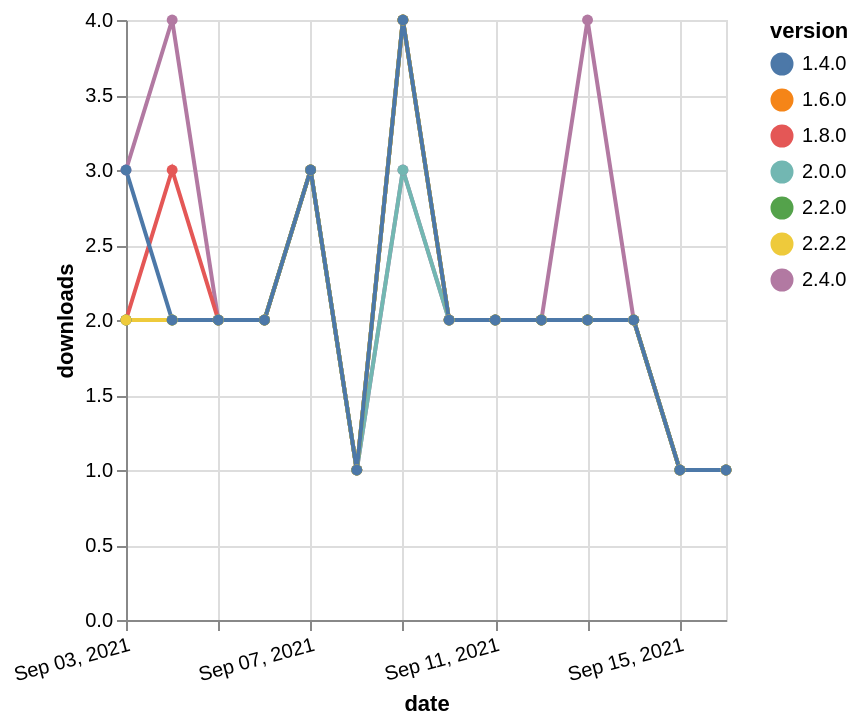

Source (Vega-Lite JSON):
### Vega-Lite specification from a JSON file in a GitHub repository (floating-point values rounded to 4 significant figures)
{"$schema": "https://vega.github.io/schema/vega-lite/v5.json", "description": "A simple bar chart with embedded data.", "data": {"values": [{"date": "2021-09-03", "total": 1629, "delta": 2, "version": "1.6.0"}, {"date": "2021-09-04", "total": 1631, "delta": 2, "version": "1.6.0"}, {"date": "2021-09-05", "total": 1633, "delta": 2, "version": "1.6.0"}, {"date": "2021-09-06", "total": 1635, "delta": 2, "version": "1.6.0"}, {"date": "2021-09-07", "total": 1638, "delta": 3, "version": "1.6.0"}, {"date": "2021-09-08", "total": 1639, "delta": 1, "version": "1.6.0"}, {"date": "2021-09-09", "total": 1643, "delta": 4, "version": "1.6.0"}, {"date": "2021-09-10", "total": 1645, "delta": 2, "version": "1.6.0"}, {"date": "2021-09-11", "total": 1647, "delta": 2, "version": "1.6.0"}, {"date": "2021-09-12", "total": 1649, "delta": 2, "version": "1.6.0"}, {"date": "2021-09-13", "total": 1651, "delta": 2, "version": "1.6.0"}, {"date": "2021-09-14", "total": 1653, "delta": 2, "version": "1.6.0"}, {"date": "2021-09-15", "total": 1654, "delta": 1, "version": "1.6.0"}, {"date": "2021-09-16", "total": 1655, "delta": 1, "version": "1.6.0"}, {"date": "2021-09-03", "total": 234, "delta": 3, "version": "2.4.0"}, {"date": "2021-09-04", "total": 238, "delta": 4, "version": "2.4.0"}, {"date": "2021-09-05", "total": 240, "delta": 2, "version": "2.4.0"}, {"date": "2021-09-06", "total": 242, "delta": 2, "version": "2.4.0"}, {"date": "2021-09-07", "total": 245, "delta": 3, "version": "2.4.0"}, {"date": "2021-09-08", "total": 246, "delta": 1, "version": "2.4.0"}, {"date": "2021-09-09", "total": 249, "delta": 3, "version": "2.4.0"}, {"date": "2021-09-10", "total": 251, "delta": 2, "version": "2.4.0"}, {"date": "2021-09-11", "total": 253, "delta": 2, "version": "2.4.0"}, {"date": "2021-09-12", "total": 255, "delta": 2, "version": "2.4.0"}, {"date": "2021-09-13", "total": 259, "delta": 4, "version": "2.4.0"}, {"date": "2021-09-14", "total": 261, "delta": 2, "version": "2.4.0"}, {"date": "2021-09-15", "total": 262, "delta": 1, "version": "2.4.0"}, {"date": "2021-09-16", "total": 263, "delta": 1, "version": "2.4.0"}, {"date": "2021-09-03", "total": 1482, "delta": 2, "version": "1.8.0"}, {"date": "2021-09-04", "total": 1485, "delta": 3, "version": "1.8.0"}, {"date": "2021-09-05", "total": 1487, "delta": 2, "version": "1.8.0"}, {"date": "2021-09-06", "total": 1489, "delta": 2, "version": "1.8.0"}, {"date": "2021-09-07", "total": 1492, "delta": 3, "version": "1.8.0"}, {"date": "2021-09-08", "total": 1493, "delta": 1, "version": "1.8.0"}, {"date": "2021-09-09", "total": 1497, "delta": 4, "version": "1.8.0"}, {"date": "2021-09-10", "total": 1499, "delta": 2, "version": "1.8.0"}, {"date": "2021-09-11", "total": 1501, "delta": 2, "version": "1.8.0"}, {"date": "2021-09-12", "total": 1503, "delta": 2, "version": "1.8.0"}, {"date": "2021-09-13", "total": 1505, "delta": 2, "version": "1.8.0"}, {"date": "2021-09-14", "total": 1507, "delta": 2, "version": "1.8.0"}, {"date": "2021-09-15", "total": 1508, "delta": 1, "version": "1.8.0"}, {"date": "2021-09-16", "total": 1509, "delta": 1, "version": "1.8.0"}, {"date": "2021-09-03", "total": 1024, "delta": 2, "version": "2.0.0"}, {"date": "2021-09-04", "total": 1026, "delta": 2, "version": "2.0.0"}, {"date": "2021-09-05", "total": 1028, "delta": 2, "version": "2.0.0"}, {"date": "2021-09-06", "total": 1030, "delta": 2, "version": "2.0.0"}, {"date": "2021-09-07", "total": 1033, "delta": 3, "version": "2.0.0"}, {"date": "2021-09-08", "total": 1034, "delta": 1, "version": "2.0.0"}, {"date": "2021-09-09", "total": 1037, "delta": 3, "version": "2.0.0"}, {"date": "2021-09-10", "total": 1039, "delta": 2, "version": "2.0.0"}, {"date": "2021-09-11", "total": 1041, "delta": 2, "version": "2.0.0"}, {"date": "2021-09-12", "total": 1043, "delta": 2, "version": "2.0.0"}, {"date": "2021-09-13", "total": 1045, "delta": 2, "version": "2.0.0"}, {"date": "2021-09-14", "total": 1047, "delta": 2, "version": "2.0.0"}, {"date": "2021-09-15", "total": 1048, "delta": 1, "version": "2.0.0"}, {"date": "2021-09-16", "total": 1049, "delta": 1, "version": "2.0.0"}, {"date": "2021-09-03", "total": 673, "delta": 2, "version": "2.2.0"}, {"date": "2021-09-04", "total": 675, "delta": 2, "version": "2.2.0"}, {"date": "2021-09-05", "total": 677, "delta": 2, "version": "2.2.0"}, {"date": "2021-09-06", "total": 679, "delta": 2, "version": "2.2.0"}, {"date": "2021-09-07", "total": 682, "delta": 3, "version": "2.2.0"}, {"date": "2021-09-08", "total": 683, "delta": 1, "version": "2.2.0"}, {"date": "2021-09-09", "total": 687, "delta": 4, "version": "2.2.0"}, {"date": "2021-09-10", "total": 689, "delta": 2, "version": "2.2.0"}, {"date": "2021-09-11", "total": 691, "delta": 2, "version": "2.2.0"}, {"date": "2021-09-12", "total": 693, "delta": 2, "version": "2.2.0"}, {"date": "2021-09-13", "total": 695, "delta": 2, "version": "2.2.0"}, {"date": "2021-09-14", "total": 697, "delta": 2, "version": "2.2.0"}, {"date": "2021-09-15", "total": 698, "delta": 1, "version": "2.2.0"}, {"date": "2021-09-16", "total": 699, "delta": 1, "version": "2.2.0"}, {"date": "2021-09-03", "total": 379, "delta": 2, "version": "2.2.2"}, {"date": "2021-09-04", "total": 381, "delta": 2, "version": "2.2.2"}, {"date": "2021-09-05", "total": 383, "delta": 2, "version": "2.2.2"}, {"date": "2021-09-06", "total": 385, "delta": 2, "version": "2.2.2"}, {"date": "2021-09-07", "total": 388, "delta": 3, "version": "2.2.2"}, {"date": "2021-09-08", "total": 389, "delta": 1, "version": "2.2.2"}, {"date": "2021-09-09", "total": 393, "delta": 4, "version": "2.2.2"}, {"date": "2021-09-10", "total": 395, "delta": 2, "version": "2.2.2"}, {"date": "2021-09-11", "total": 397, "delta": 2, "version": "2.2.2"}, {"date": "2021-09-12", "total": 399, "delta": 2, "version": "2.2.2"}, {"date": "2021-09-13", "total": 401, "delta": 2, "version": "2.2.2"}, {"date": "2021-09-14", "total": 403, "delta": 2, "version": "2.2.2"}, {"date": "2021-09-15", "total": 404, "delta": 1, "version": "2.2.2"}, {"date": "2021-09-16", "total": 405, "delta": 1, "version": "2.2.2"}, {"date": "2021-09-03", "total": 2081, "delta": 3, "version": "1.4.0"}, {"date": "2021-09-04", "total": 2083, "delta": 2, "version": "1.4.0"}, {"date": "2021-09-05", "total": 2085, "delta": 2, "version": "1.4.0"}, {"date": "2021-09-06", "total": 2087, "delta": 2, "version": "1.4.0"}, {"date": "2021-09-07", "total": 2090, "delta": 3, "version": "1.4.0"}, {"date": "2021-09-08", "total": 2091, "delta": 1, "version": "1.4.0"}, {"date": "2021-09-09", "total": 2095, "delta": 4, "version": "1.4.0"}, {"date": "2021-09-10", "total": 2097, "delta": 2, "version": "1.4.0"}, {"date": "2021-09-11", "total": 2099, "delta": 2, "version": "1.4.0"}, {"date": "2021-09-12", "total": 2101, "delta": 2, "version": "1.4.0"}, {"date": "2021-09-13", "total": 2103, "delta": 2, "version": "1.4.0"}, {"date": "2021-09-14", "total": 2105, "delta": 2, "version": "1.4.0"}, {"date": "2021-09-15", "total": 2106, "delta": 1, "version": "1.4.0"}, {"date": "2021-09-16", "total": 2107, "delta": 1, "version": "1.4.0"}]}, "width": "container", "mark": {"type": "line", "point": {"filled": true}}, "encoding": {"x": {"field": "date", "type": "temporal", "timeUnit": "yearmonthdate", "title": "date", "axis": {"labelAngle": -15}}, "y": {"field": "delta", "type": "quantitative", "title": "downloads"}, "color": {"field": "version", "type": "nominal"}, "tooltip": {"field": "delta"}}}
